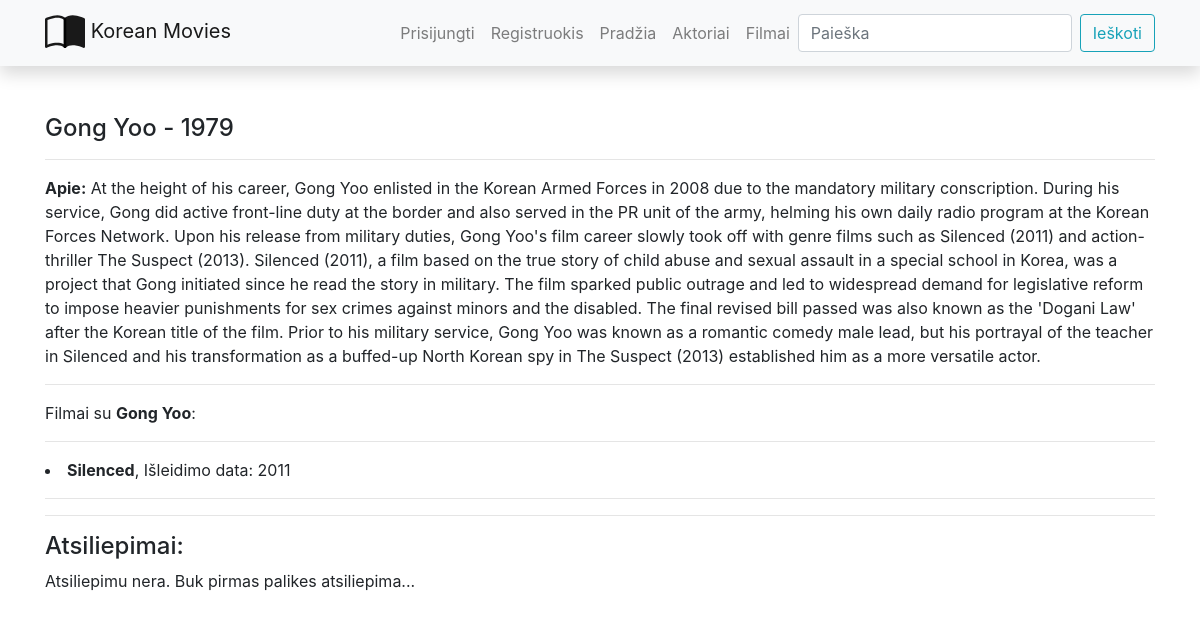
The page /filmai/aktoriai/5 on the database as committed earlier.
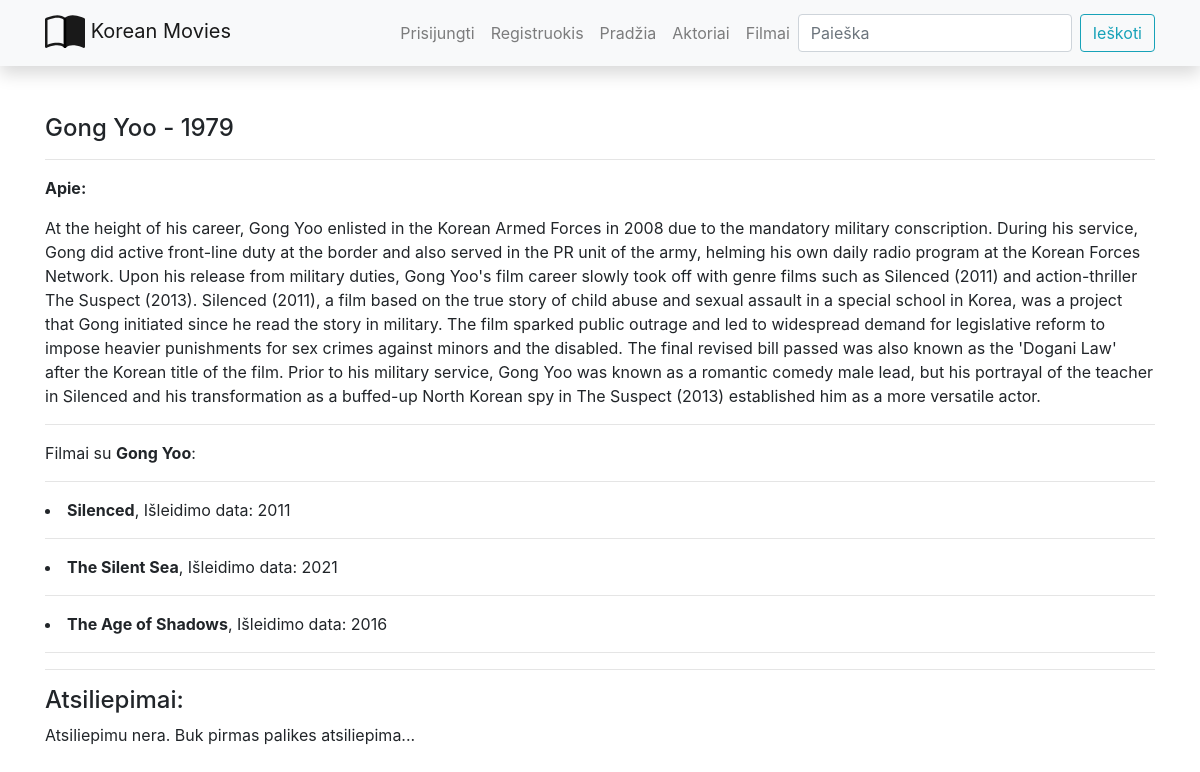
The same page on the database as committed later.
### filmai/models.py (models this page shows, shortened)
class Filmas(models.Model):
    pavadinimas = models.CharField('Pavadinimas', max_length=100)
    rating = models.FloatField(null=True, blank=True)
    rodymo_data = models.IntegerField('Rodomas nuo:')
    aprasymas = HTMLField()
    aktoriusFK = models.ForeignKey(Aktorius, on_delete=models.SET_NULL, null=True, related_name='filmas_set', verbose_name="Aktorius")
    category = models.ManyToManyField(Category, help_text="Išrinkite kategorija")
    cover = models.ImageField("Viršelis", upload_to="covers", null=True, blank=True)
    class Meta:
        verbose_name = "Filmas"
        verbose_name_plural = "Filmai"

### filmai/views.py (the view)
# urls.py: path('aktoriai/<int:aktorius_id>', views.aktorius, name='aktorius-vienas-url'),
def aktorius(request, aktorius_id):
    aktorius_viena_eilute = get_object_or_404(Aktorius, pk=aktorius_id)
    context_t = {
        'aktorius_viena_eilute_t': aktorius_viena_eilute
    }
    return render(request, 'aktorius_vienas.html', context=context_t)

### filmai/templates/aktorius_vienas.html (shortened to what this page needs)
{% extends "base.html" %}
{% block content %}
<h4> {{ aktorius_viena_eilute_t.vardas_pavarde }} - {{ aktorius_viena_eilute_t.g_metai }} </h4>
<hr/>
<p><strong>Apie:</strong> {{ aktorius_viena_eilute_t.kinografija | safe }} </p>
<hr/>
{% if aktorius_viena_eilute_t.filmas_set.all %}
<p>Filmai su <strong>{{ aktorius_viena_eilute_t.vardas_pavarde }}</strong>: </p>
<hr/>
    {% for filmas_o in aktorius_viena_eilute_t.filmas_set.all %}
         <li><strong>{{ filmas_o.pavadinimas }}</strong>, Išleidimo data: {{ filmas_o.rodymo_data }}</li>
          <hr/>
   {% endfor %}
{% else %}
     <p> Filmų su šiuo aktoriu/e nėra</p>
{% endif %}
<hr/>
<h4>Atsiliepimai:</h4>
{% if aktorius.aktoriusreview_set.all %}
    {% for review_o in aktorius.aktoriusreview_set.all %}
        <hr/>
<img class="img-fluid rounded-circle" src="{{ review_o.reviewer.profilis.nuotrauka.url }}" style="width: 30px; height: 30px;"/>
<p class="bg-light"><em><strong>{{ review_o.reviewer }}</strong> {{ review_o.review_date }}</em></p>
        <p>{{ review_o.comment }}</p>
    {% endfor %}
{% else %}
    <p>Atsiliepimu nera. Buk pirmas palikes atsiliepima...</p>
{% endif %}
{% endblock %}

Rows that differ between the two databases and show on the page:
added Filmas: pavadinimas "The Silent Sea", rodymo_data "2021"
added Filmas: pavadinimas "The Age of Shadows", rodymo_data "2016"
